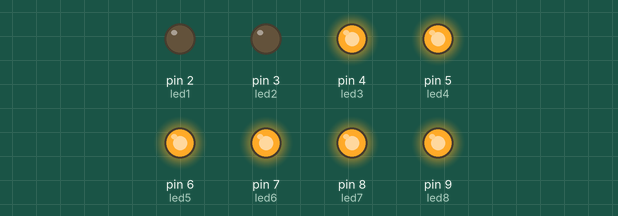
Simulated run of this sketch. Board: Arduino Uno, built with avr-gcc and run on an emulated ATmega328P. Shown: output pins drawn as LEDs (lit = HIGH).

Above: at 0.05 s.
At 0.75 s:
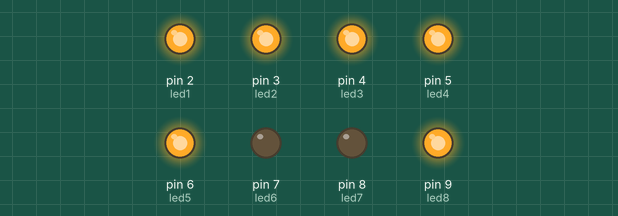
At 1.15 s:
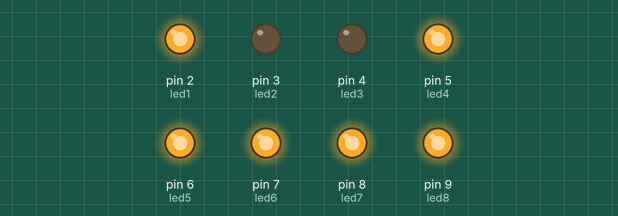
At 1.45 s:
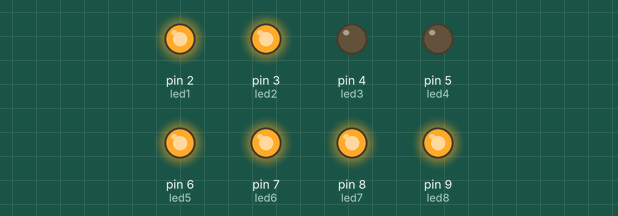
At 2.15 s:
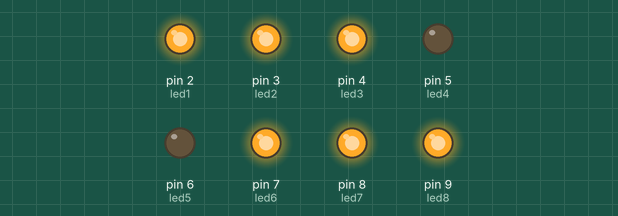
At 2.85 s:
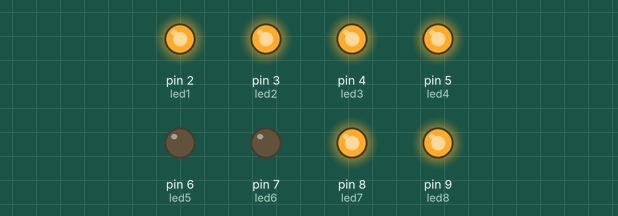
Timing chart, 0 to 3.1 s (numbered marks = the images above):
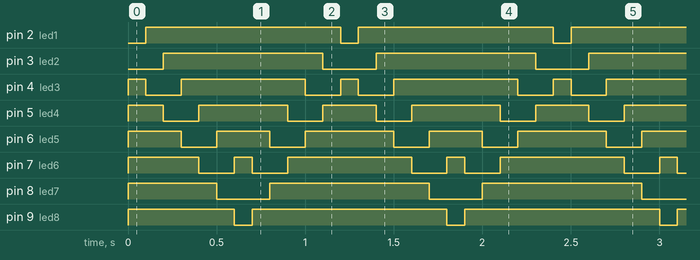

Measured:
- by itself, pin 2 (led1): alternates HIGH for 1.1 s and LOW for 0.10 s
- by itself, pin 3 (led2): alternates HIGH for 0.90 s and LOW for 0.30 s
- by itself, pin 4 (led3): repeats every 1.2 s: LOW 0.20 s, HIGH 0.70 s, LOW 0.20 s, HIGH 0.10 s
- by itself, pin 5 (led4): repeats every 1.2 s: LOW 0.20 s, HIGH 0.50 s, LOW 0.20 s, HIGH 0.30 s
- by itself, pin 6 (led5): repeats every 1.2 s: LOW 0.20 s, HIGH 0.30 s, LOW 0.20 s, HIGH 0.50 s
- by itself, pin 7 (led6): repeats every 1.2 s: LOW 0.20 s, HIGH 0.10 s, LOW 0.20 s, HIGH 0.70 s
- by itself, pin 8 (led7): repeats every 1.2 s: LOW 0.30 s, HIGH 0.90 s
- by itself, pin 9 (led8): repeats every 1.2 s: LOW 0.10 s, HIGH 1.1 s

The sketch:

PRAKTIKUM_67_19.01.53.0051_DKanan_-_Kiri.ino
```cpp
int led1 = 2;
int led2 = 3;
int led3 = 4;
int led4 = 5;
int led5 = 6;
int led6 = 7;
int led7 = 8;
int led8 = 9;
int x = 100;

void setup()
{
	pinMode(led1, OUTPUT);
	pinMode(led2, OUTPUT);
	pinMode(led3, OUTPUT);
	pinMode(led4, OUTPUT);
	pinMode(led5, OUTPUT);
	pinMode(led6, OUTPUT);
	pinMode(led7, OUTPUT);
	pinMode(led8, OUTPUT);
}

void loop()
{

	digitalWrite(led8, HIGH);
	digitalWrite(led7, HIGH);
	digitalWrite(led6, HIGH);
	digitalWrite(led5, HIGH);
	digitalWrite(led4, HIGH);
	digitalWrite(led3, HIGH);
	delay(x);
	digitalWrite(led3, LOW);
	digitalWrite(led2, LOW);
	digitalWrite(led8, HIGH);
	digitalWrite(led7, HIGH);
	digitalWrite(led6, HIGH);
	digitalWrite(led5, HIGH);
	digitalWrite(led4, HIGH);
	digitalWrite(led1, HIGH);
	delay(x);
	digitalWrite(led4, LOW);
	digitalWrite(led3, LOW);
	digitalWrite(led8, HIGH);
	digitalWrite(led7, HIGH);
	digitalWrite(led6, HIGH);
	digitalWrite(led5, HIGH);
	digitalWrite(led2, HIGH);
	digitalWrite(led1, HIGH);
	delay(x);
	digitalWrite(led5, LOW);
	digitalWrite(led4, LOW);
	digitalWrite(led8, HIGH);
	digitalWrite(led7, HIGH);
	digitalWrite(led6, HIGH);
	digitalWrite(led3, HIGH);
	digitalWrite(led2, HIGH);
	digitalWrite(led1, HIGH);
	delay(x);
	digitalWrite(led6, LOW);
	digitalWrite(led5, LOW);
	digitalWrite(led8, HIGH);
	digitalWrite(led7, HIGH);
	digitalWrite(led4, HIGH);
	digitalWrite(led3, HIGH);
	digitalWrite(led2, HIGH);
	digitalWrite(led1, HIGH);
	delay(x);
	digitalWrite(led7, LOW);
	digitalWrite(led6, LOW);
	digitalWrite(led8, HIGH);
	digitalWrite(led5, HIGH);
	digitalWrite(led4, HIGH);
	digitalWrite(led3, HIGH);
	digitalWrite(led2, HIGH);
	digitalWrite(led1, HIGH);
	delay(x);
	digitalWrite(led8, LOW);
	digitalWrite(led7, LOW);
	digitalWrite(led6, HIGH);
	digitalWrite(led5, HIGH);
	digitalWrite(led4, HIGH);
	digitalWrite(led3, HIGH);
	digitalWrite(led2, HIGH);
	digitalWrite(led1, HIGH);
	delay(x);
	digitalWrite(led7, LOW);
	digitalWrite(led6, LOW);
	digitalWrite(led8, HIGH);
	digitalWrite(led5, HIGH);
	digitalWrite(led4, HIGH);
	digitalWrite(led3, HIGH);
	digitalWrite(led2, HIGH);
	digitalWrite(led1, HIGH);
	delay(x);
	digitalWrite(led6, LOW);
	digitalWrite(led5, LOW);
	digitalWrite(led8, HIGH);
	digitalWrite(led7, HIGH);
	digitalWrite(led4, HIGH);
	digitalWrite(led3, HIGH);
	digitalWrite(led2, HIGH);
	digitalWrite(led1, HIGH);
	delay(x);
	digitalWrite(led5, LOW);
	digitalWrite(led4, LOW);
	digitalWrite(led8, HIGH);
	digitalWrite(led7, HIGH);
	digitalWrite(led6, HIGH);
	digitalWrite(led3, HIGH);
	digitalWrite(led2, HIGH);
	digitalWrite(led1, HIGH);
	delay(x);
	digitalWrite(led4, LOW);
	digitalWrite(led3, LOW);
	digitalWrite(led8, HIGH);
	digitalWrite(led7, HIGH);
	digitalWrite(led6, HIGH);
	digitalWrite(led5, HIGH);
	digitalWrite(led2, HIGH);
	digitalWrite(led1, HIGH);
	delay(x);
	digitalWrite(led3, LOW);
	digitalWrite(led2, LOW);
	digitalWrite(led8, HIGH);
	digitalWrite(led7, HIGH);
	digitalWrite(led6, HIGH);
	digitalWrite(led5, HIGH);
	digitalWrite(led4, HIGH);
	digitalWrite(led1, HIGH);
	delay(x);
	digitalWrite(led2, LOW);
	digitalWrite(led1, LOW);
	digitalWrite(led8, HIGH);
	digitalWrite(led7, HIGH);
	digitalWrite(led6, HIGH);
	digitalWrite(led5, HIGH);
	digitalWrite(led4, HIGH);
	digitalWrite(led3, HIGH);

}
```
